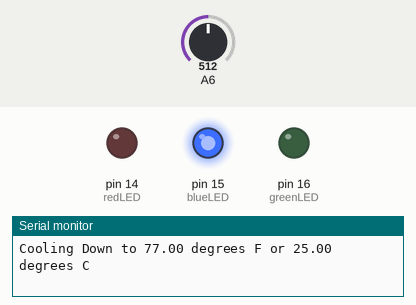
Bench run of a sketch on a simulated Arduino Mega 2560, built with avr-gcc and run on an emulated ATmega2560. Parts: output pins drawn as LEDs (lit = HIGH), the last lines printed to the serial monitor. The inputs (shaded band) are chosen by the test bench; at power-on: A6 = 512.

Above: at 0.1 s.
At 1.8 s:
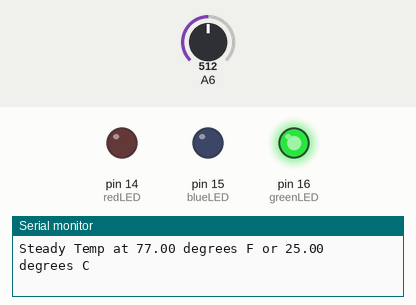
1.9 s: A6 set to 716
At 2.8 s:
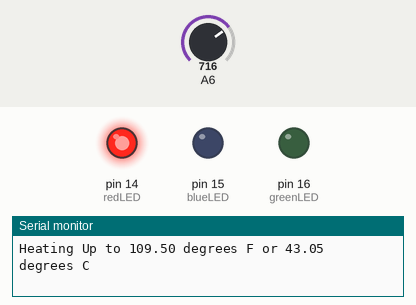
Timing chart, 0 to 4.9 s (numbered marks = the images above; inputs shaded):
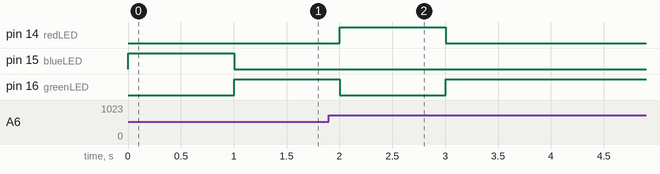

Measured:
- after the input at 1.9 s, pin 14 (redLED): LOW → HIGH after 0.10 s, → LOW 1.0 s later; pin 16 (greenLED): HIGH → LOW after 0.10 s, → HIGH 1.0 s later

The sketch:

sketch_jul27b.ino
```cpp
int pot=23; //pot pin number
int therm = 22; //therm pin number
int greenLED = 16; //pin number
int blueLED = 15; //pin number
int redLED = 14; //pin number
int push1=8; //button 1 number
int push2=7; //button 2 number
int times=1000; //delay
float val1=800; //create variable
float val2; //create variable
float level=0.3; //tolerance
float c1;
float c2;
float f1;
float f2;

void setup() {
  // put your setup code here, to run once:
  Serial.begin(38400); //open serial port
  pinMode(pot,INPUT);
  pinMode(therm,INPUT);
  pinMode(greenLED, OUTPUT);
  pinMode(blueLED, OUTPUT);
  pinMode(redLED, OUTPUT);
  pinMode(push1, INPUT);
  pinMode(push2, INPUT_PULLUP);
}

void loop() {
  // put your main code here, to run repeatedly:
  val2=analogRead(therm);
  c1 = 25 + (val1 - 512) / 11.3; //convert 1st to deg C
  f1 = c1 * 1.8 + 32; //convert 1st to deg F
  c2 = 25 + (val2 - 512) / 11.3; //convert 2nd to deg C
  f2 = c2 * 1.8 + 32; //convert 2nd to deg F

  if (f2 - f1 > level) {
     Serial.print("Heating Up to ");
     Serial.print(f2);
     Serial.print(" degrees F or ");
     Serial.print(c2);
     Serial.println(" degrees C");
     digitalWrite(redLED,HIGH);
     digitalWrite(greenLED,LOW);
     digitalWrite(blueLED,LOW);
  }
  else if (f2 - f1 < -1*level){
     Serial.print("Cooling Down to ");
     Serial.print(f2);
     Serial.print(" degrees F or ");
     Serial.print(c2);
     Serial.println(" degrees C");
     digitalWrite(redLED,LOW);
     digitalWrite(greenLED,LOW);
     digitalWrite(blueLED,HIGH);
    }
  else {
     Serial.print("Steady Temp at ");
     Serial.print(f2);
     Serial.print(" degrees F or ");
     Serial.print(c2);
     Serial.println(" degrees C");
     digitalWrite(redLED,LOW);
     digitalWrite(greenLED,HIGH);
     digitalWrite(blueLED,LOW);

    }
  delay(times);
  val1=val2;
}
```
